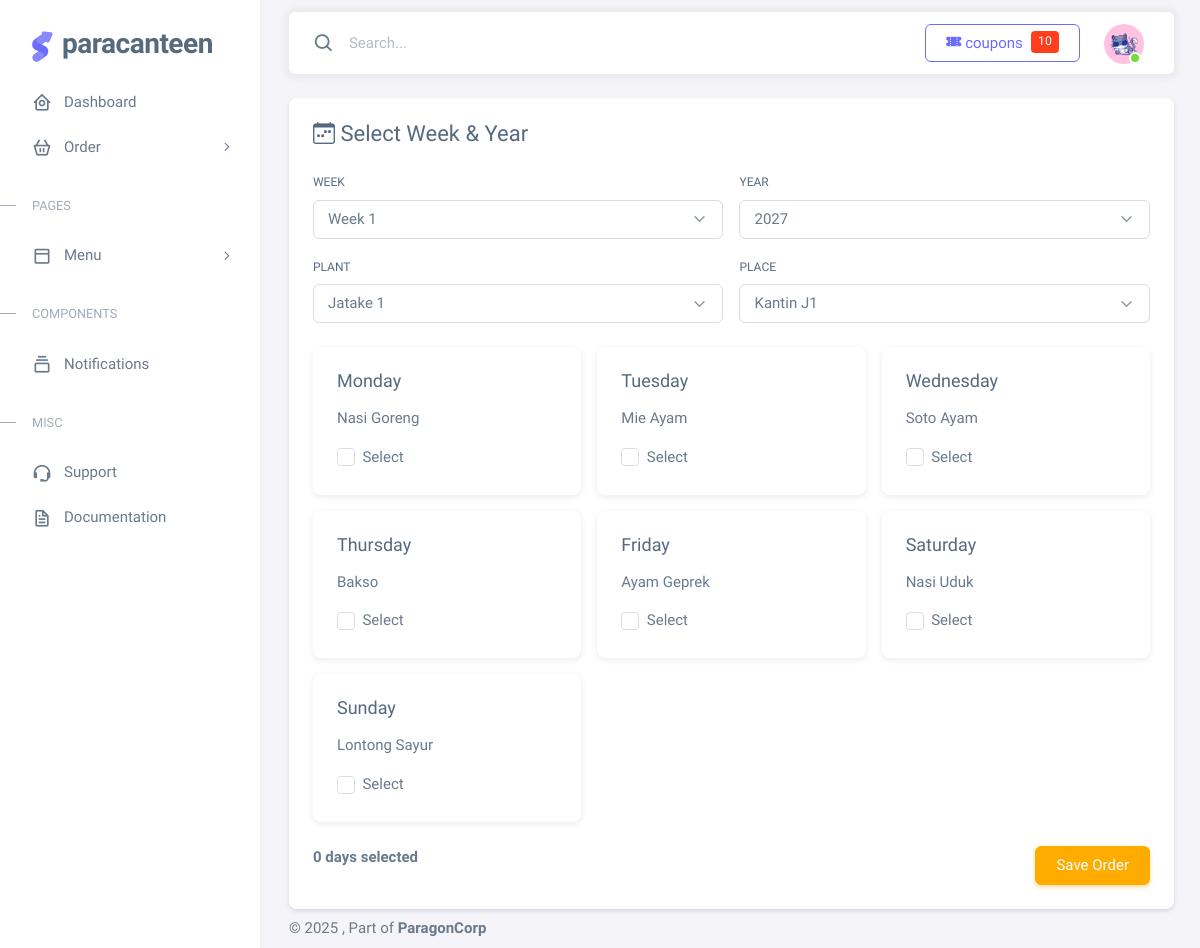
Page /vendorkantin/food-order.php on the earlier database version.
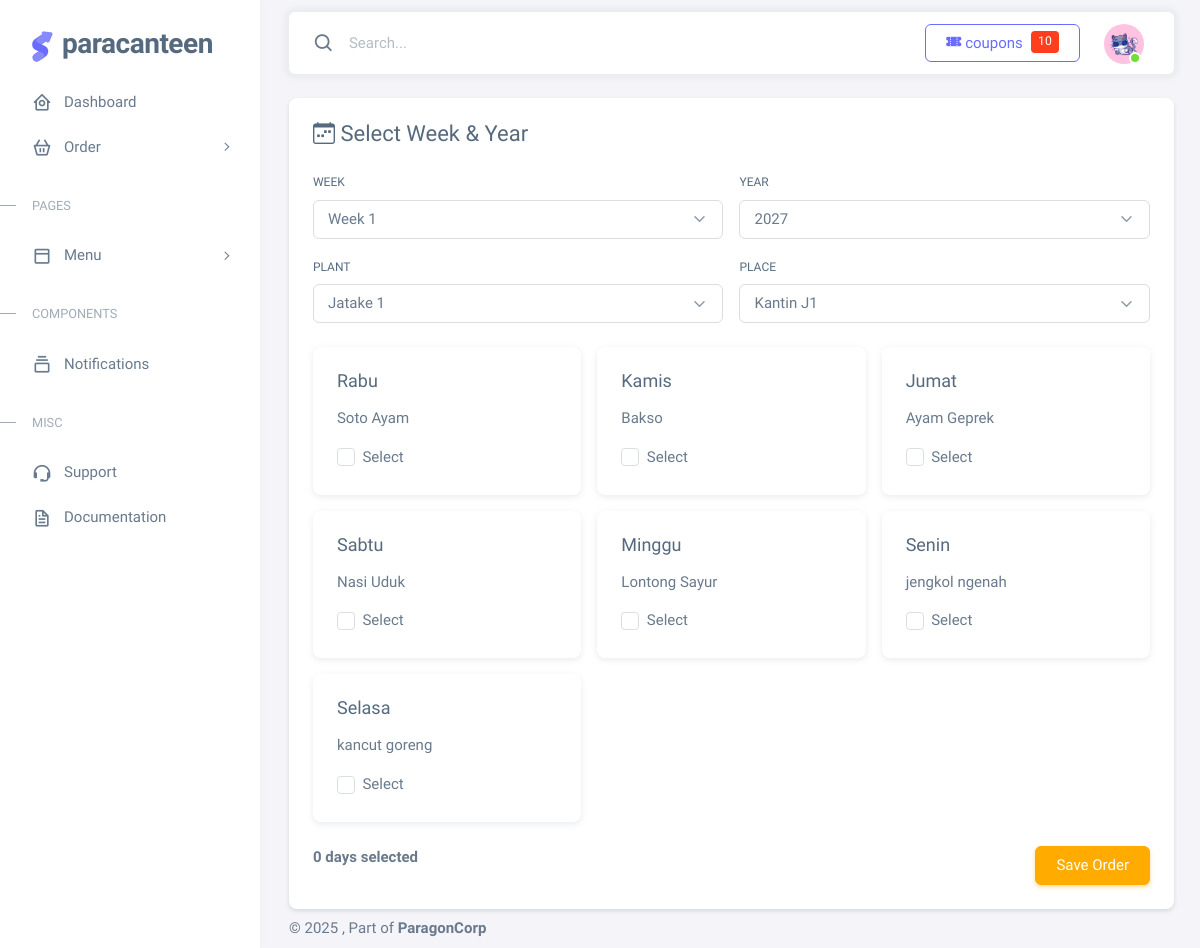
Same page on the later database version.
### tables this page shows
CREATE TABLE `menu` (
  `id` int(11) NOT NULL,
  `week_id` int(11) NOT NULL,
  `day` varchar(20) DEFAULT NULL,
  `menu_name` varchar(100) NOT NULL,
  `keterangan` text DEFAULT NULL
);

### vendorkantin/food-order.php (the view, shortened to what this page needs)
<!DOCTYPE html>
<html
  lang="en"
  class="light-style layout-menu-fixed"
  dir="ltr"
  data-theme="theme-default"
  data-assets-path="../assets/"
  data-template="vertical-menu-template-free"
>
  <head>
    <link rel="stylesheet" href="../assets/vendor/fonts/boxicons.css" />
    <link rel="stylesheet" href="../assets/vendor/css/core.css" class="template-customizer-core-css" />
    <link rel="stylesheet" href="../assets/vendor/css/theme-default.css" class="template-customizer-theme-css" />
    <link rel="stylesheet" href="../assets/css/demo.css" />
    <link rel="stylesheet" href="../assets/vendor/libs/perfect-scrollbar/perfect-scrollbar.css" />
    <link rel="stylesheet" href="../assets/vendor/libs/apex-charts/apex-charts.css" />
  </head>
  <body>
    <div class="layout-wrapper layout-content-navbar">
      <div class="layout-container">
,        <?php include 'layout/sidebar.php'; ?>
        <div class="layout-page">
          <?php include 'layout/navbar.php'; ?>
          <div class="content-wrapper">
      <div class="container mt-4">
        <?php
  include 'config/db.php';
        $years = [];
        $yearRes = $conn->query("SELECT * FROM year ORDER BY year_value DESC");
        while ($row = $yearRes->fetch_assoc()) {
          $years[] = $row;
        }
        $weeks = [];
        $weekRes = $conn->query("SELECT * FROM week ORDER BY week_number ASC");
        while ($row = $weekRes->fetch_assoc()) {
          $weeks[] = $row;
        }
        $plants = [];
        $plantRes = $conn->query("SELECT * FROM plant ORDER BY name ASC");
        while ($row = $plantRes->fetch_assoc()) {
          $plants[] = $row;
        }
        $places = [];
        $defaultPlantId = isset($plants[0]['id']) ? $plants[0]['id'] : 1;
        $placeRes = $conn->query("SELECT * FROM place WHERE plant_id = $defaultPlantId ORDER BY name ASC");
        while ($row = $placeRes->fetch_assoc()) {
          $places[] = $row;
        }
        $menus = [];
        $menuRes = $conn->query("SELECT * FROM menu WHERE week_id = 1 ORDER BY FIELD(day, 'Monday','Tuesday','Wednesday','Thursday','Friday','Saturday','Sunday')");
        while ($row = $menuRes->fetch_assoc()) {
          $menus[] = $row;
        }
        ?>
        <div class="card shadow-sm p-4">
          <h4 class="mb-4"><i class="bi bi-calendar-week"></i> Select Week & Year</h4>
          <form method="post" action="">
          <div class="row g-3">
            <div class="col-md-6">
              <label class="form-label">Week</label>
              <select class="form-select" id="weekSelect" name="week">
                <?php foreach ($weeks as $week): ?>
                  <option value="<?= $week['id'] ?>">Week <?= $week['week_number'] ?></option>
                <?php endforeach; ?>
              </select>
            </div>
            <div class="col-md-6">
              <label class="form-label">Year</label>
              <select class="form-select" id="yearSelect" name="year">
                <?php foreach ($years as $year): ?>
                  <option value="<?= $year['id'] ?>"><?= $year['year_value'] ?></option>
                <?php endforeach; ?>
              </select>
            </div>
            <div class="col-md-6">
              <label class="form-label">Plant</label>
              <select class="form-select" id="plantSelect" name="plant">
                <?php foreach ($plants as $plant): ?>
                  <option value="<?= $plant['id'] ?>"><?= $plant['name'] ?></option>
                <?php endforeach; ?>
              </select>
            </div>
            <div class="col-md-6">
              <label class="form-label">Place</label>
              <select class="form-select" id="placeSelect" name="place">
                <?php foreach ($places as $place): ?>
                  <option value="<?= $place['id'] ?>"><?= $place['name'] ?></option>
                <?php endforeach; ?>
              </select>
            </div>
          </div>
          <div class="mt-4">
            <div id="menuCards" class="row g-3">
              <?php foreach ($menus as $menu): ?>
                <div class="col-md-4">
                  <div class="card h-100 meal-card">
                    <div class="card-body">
                      <h5><?= $menu['day'] ?></h5>
                      <p><?= $menu['menu_name'] ?></p>
                      <div class="form-check mt-2">
                        <input class="form-check-input meal-checkbox" type="checkbox" name="menu_selected[]" value="<?= $menu['id'] ?>">
                        <label class="form-check-label">Select</label>
                      </div>
                    </div>
                  </div>
                </div>
              <?php endforeach; ?>
            </div>
            <div class="d-flex justify-content-between mt-4">
              <span id="summary"><b>0 days selected</b></span>
              <button class="btn btn-warning" type="submit">Save Order</button>
            </div>
          </div>
          </form>
                    </div>
                </div>
            <footer class="content-footer footer bg-footer-theme">
              <div class="container-xxl d-flex flex-wrap justify-content-between py-2 flex-md-row flex-column">
                <div class="mb-2 mb-md-0">
                  ©
                  , Part of
                  <a href="#" target="_blank" class="footer-link fw-bolder">ParagonCorp</a>
                </div>
              </div>
            </footer>
          </div>
        </div>
      </div>
    </div>
  </body>
</html>

### vendorkantin/layout/sidebar.php (shortened to what this page needs)
 <link rel="stylesheet" href="https://cdn.jsdelivr.net/npm/bootstrap-icons@1.11.3/font/bootstrap-icons.css">
<aside id="layout-menu" class="layout-menu menu-vertical menu bg-menu-theme">
          <div class="app-brand demo">
            <a href="index.php" class="app-brand-link">
              <span class="app-brand-logo demo">
              </span>
              <span class="app-brand-text demo menu-text fw-bolder ms-2">ParaCanteen</span>
            </a>
          </div>
          <ul class="menu-inner py-1">
            <li class="menu-item">
              <a href="index.php" class="menu-link">
                <i class="menu-icon tf-icons bx bx-home-circle"></i>
                <div data-i18n="Analytics">Dashboard</div>
              </a>
            </li>
            <li class="menu-item">
              <a href="javascript:void(0);" class="menu-link menu-toggle">
                <i class="menu-icon tf-icons bx bx-basket"></i>
                <div data-i18n="Order">Order</div>
              </a>
            </li>
            <li class="menu-header small text-uppercase">
              <span class="menu-header-text">Pages</span>
            </li>
            <li class="menu-item">
              <a href="javascript:void(0);" class="menu-link menu-toggle">
                <i class="menu-icon tf-icons bx bx-dock-top"></i>
                <div data-i18n="Menu">Menu</div>
              </a>
            </li>
            <li class="menu-header small text-uppercase"><span class="menu-header-text">Components</span></li>
            <li class="menu-item">
              <a href="#" class="menu-link">
                <i class="menu-icon tf-icons bx bx-collection"></i>
                <div data-i18n="Basic">Notifications</div>
              </a>
            </li>
            <li class="menu-header small text-uppercase"><span class="menu-header-text">Misc</span></li>
            <li class="menu-item">
              <a
                href="#"
                class="menu-link"
              >
                <i class="menu-icon tf-icons bx bx-support"></i>
                <div data-i18n="Support">Support</div>
              </a>
            </li>
            <li class="menu-item">
              <a
                href="#"
                class="menu-link"
              >
                <i class="menu-icon tf-icons bx bx-file"></i>
                <div data-i18n="Documentation">Documentation</div>
              </a>
            </li>
          </ul>
        </aside>

### vendorkantin/layout/navbar.php (shortened to what this page needs)
<nav
  class="layout-navbar container-xxl navbar navbar-expand-xl navbar-detached align-items-center bg-navbar-theme"
  id="layout-navbar"
>
  <div class="navbar-nav-right d-flex align-items-center" id="navbar-collapse">
    <div class="navbar-nav align-items-center">
      <div class="nav-item d-flex align-items-center">
        <i class="bx bx-search fs-4 lh-0"></i>
        <input
          type="text"
          class="form-control border-0 shadow-none"
          placeholder="Search..."
          aria-label="Search..."
        />
      </div>
    </div>
    <ul class="navbar-nav flex-row align-items-center ms-auto">
      <li class="nav-item lh-1 me-3">
        <a href="#" class="btn btn-outline-primary d-flex align-items-center position-relative">
          <i class="bi bi-ticket-perforated-fill me-1"></i> coupons
          <span class="badge bg-danger ms-2">10</span>
        </a>
      </li>
      <li class="nav-item navbar-dropdown dropdown-user dropdown">
        <a class="nav-link dropdown-toggle hide-arrow" href="javascript:void(0);" data-bs-toggle="dropdown">
          <div class="avatar avatar-online">
            <img src="../assets/img/avatars/1.png" alt class="w-px-40 h-auto rounded-circle" />
          </div>
        </a>
      </li>
    </ul>
  </div>
</nav>

### assets/css/demo.css (style rules this page uses)
body::before { content: ""; position: static; background: linear-gradient(112deg, #ffffff, #ffffff); width: 2000px; height: 700px; left: 50%; top: 50%; transform: translate(-50%, -50%); }
.menu .app-brand.demo { height: 64px; margin-top: 12px; }
.app-brand-logo.demo svg { width: 22px; height: 38px; }
.app-brand-text.demo { font-size: 1.75rem; letter-spacing: -0.5px; text-transform: lowercase; }

Differences in the rows shown:
removed menu: day "Monday", menu_name "Nasi Goreng"
removed menu: day "Tuesday", menu_name "Mie Ayam"
changed menu "Soto Ayam": day "Wednesday" → "Rabu"
changed menu "Bakso": day "Thursday" → "Kamis"
changed menu "Ayam Geprek": day "Friday" → "Jumat"
changed menu "Nasi Uduk": day "Saturday" → "Sabtu"
changed menu "Lontong Sayur": day "Sunday" → "Minggu"
added menu: day "Senin", menu_name "jengkol ngenah"
added menu: day "Selasa", menu_name "kancut goreng"
